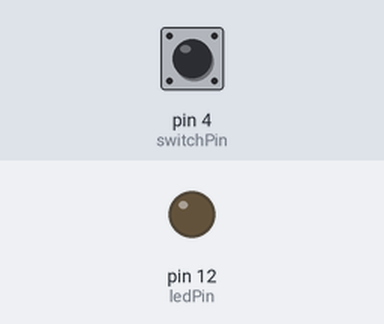
Recording of a sketch running on a simulated Arduino Uno, built with avr-gcc and run on an emulated ATmega328P. On the bench: output pins drawn as LEDs (lit = HIGH). Inputs (shaded band) come from the test bench; at power-on: pin 4 (switchPin) LOW.

Above: at 1.2 s.
1.3 s: pin 4 (switchPin) pulled HIGH for 0.15 s
At 1.4 s:
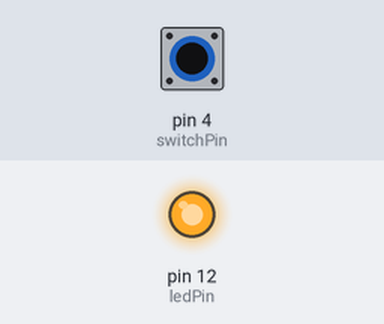
3.0 s: pin 4 (switchPin) pulled HIGH for 3.2 s
At 7.4 s:
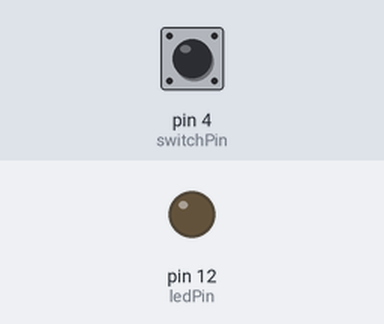
Timing chart, 0 to 8.9 s (numbered marks = the images above; inputs shaded):
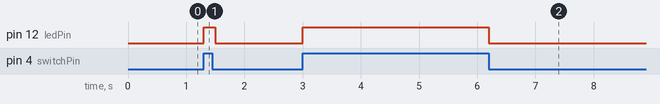

The sketch:

lab-task-2.ino
```cpp
int ledPin = 12;
int switchPin = 4;
int switchStatus = 0;

void setup() {
  pinMode(ledPin, OUTPUT);
  pinMode(switchPin, INPUT);
}

void loop() {
  switchStatus = digitalRead(switchPin);
  if (switchStatus == 1) {
    digitalWrite(ledPin, HIGH);
    delay(100);
  } else {
    digitalWrite(ledPin, LOW);
    delay(100);
  }
}
```

Measured:
- after the input at 1.3 s, pin 12 (ledPin): LOW → HIGH at once, → LOW 0.20 s later
- after the input at 3.0 s, pin 12 (ledPin): LOW → HIGH at once, → LOW 3.2 s later
